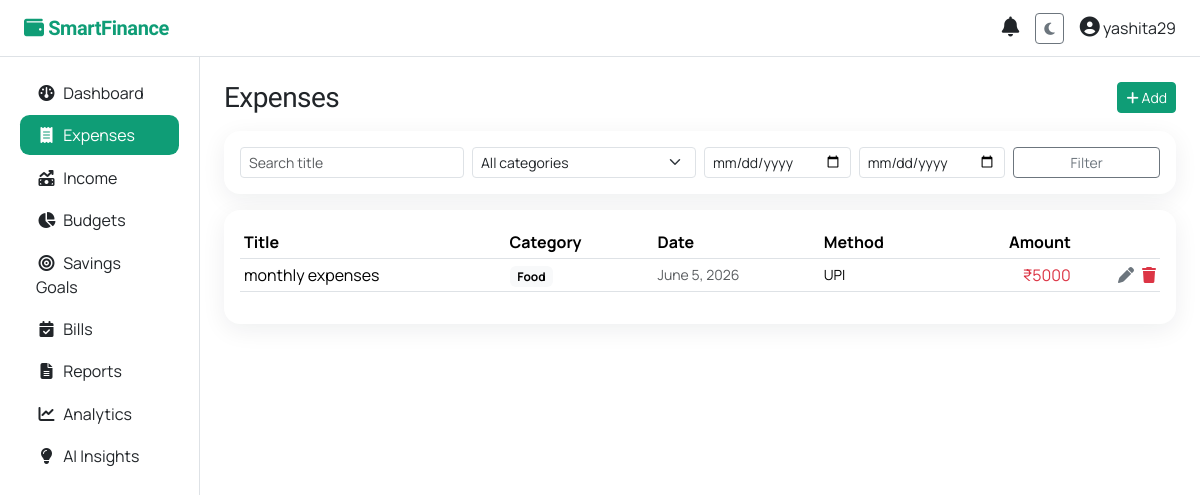
The app's page /expenses/ (signed in) with its own data.
### core/models.py (models this page shows, shortened)
class Expense(models.Model):
    PAYMENT_CHOICES = [
        ("cash", "Cash"), ("card", "Card"), ("upi", "UPI"),
        ("netbanking", "Net Banking"), ("other", "Other"),
    ]
    user = models.ForeignKey(settings.AUTH_USER_MODEL, on_delete=models.CASCADE, related_name="expenses")
    title = models.CharField(max_length=120)
    amount = models.DecimalField(max_digits=12, decimal_places=2)
    category = models.ForeignKey(Category, on_delete=models.PROTECT, related_name="expenses")
    date = models.DateField(default=timezone.now)
    payment_method = models.CharField(max_length=20, choices=PAYMENT_CHOICES, default="upi")
    notes = models.TextField(blank=True)
    receipt = models.ImageField(upload_to="receipts/%Y/%m/", blank=True, null=True)
    created_at = models.DateTimeField(auto_now_add=True)
    class Meta:
        ordering = ["-date", "-created_at"]
        indexes = [
            models.Index(fields=["user", "-date"]),
            models.Index(fields=["user", "category"]),
        ]

class Category(models.Model):
    KIND_EXPENSE = "expense"
    KIND_INCOME = "income"
    KIND_CHOICES = [(KIND_EXPENSE, "Expense"), (KIND_INCOME, "Income")]
    name = models.CharField(max_length=64)
    kind = models.CharField(max_length=10, choices=KIND_CHOICES, default=KIND_EXPENSE)
    icon = models.CharField(max_length=40, blank=True, help_text="Font Awesome class, e.g. 'fa-utensils'")
    class Meta:
        verbose_name_plural = "categories"
        unique_together = ("name", "kind")
        ordering = ["name"]

### core/views.py (the view)
# urls.py: path("expenses/", views.expense_list, name="expense_list"),
@login_required
def expense_list(request):
    qs = Expense.objects.filter(user=request.user).select_related("category")
    q = request.GET.get("q", "").strip()
    cat = request.GET.get("category", "")
    start = request.GET.get("start", "")
    end = request.GET.get("end", "")
    if q:
        qs = qs.filter(title__icontains=q)
    if cat:
        qs = qs.filter(category_id=cat)
    if start:
        qs = qs.filter(date__gte=start)
    if end:
        qs = qs.filter(date__lte=end)
    paginator = Paginator(qs, 20)
    page = paginator.get_page(request.GET.get("page"))
    from core.models import Category
    cats = Category.objects.filter(kind="expense")
    return render(request, "expense_list.html", {
        "page": page, "categories": cats,
        "q": q, "sel_cat": cat, "start": start, "end": end,
    })

### core/context_processors.py (called while the page is built)
def notifications(request):
    if not request.user.is_authenticated:
        return {}
    qs = Notification.objects.filter(user=request.user, is_read=False)
    return {"unread_notifications": qs[:10], "unread_count": qs.count()}

### templates/expense_list.html (shortened to what this page needs)
{% extends "base.html" %}
{% block content %}
<div class="d-flex justify-content-between align-items-center mb-3">
  <h3 class="mb-0">Expenses</h3>
  <a href="{% url 'expense_create' %}" class="btn btn-accent btn-sm"><i class="fa-solid fa-plus"></i> Add</a>
</div>
<div class="card sf-card p-3 mb-3">
  <form class="row g-2" method="get">
    <div class="col-md-3"><input name="q" value="{{ q }}" class="form-control form-control-sm" placeholder="Search title"></div>
    <div class="col-md-3"><select name="category" class="form-select form-select-sm"><option value="">All categories</option></select></div>
    <div class="col-md-2"><input type="date" name="start" value="{{ start }}" class="form-control form-control-sm"></div>
    <div class="col-md-2"><input type="date" name="end" value="{{ end }}" class="form-control form-control-sm"></div>
    <div class="col-md-2"><button class="btn btn-sm btn-outline-secondary w-100">Filter</button></div>
  </form>
</div>
<div class="card sf-card p-3">
  <table class="table table-sm align-middle">
    <thead><tr><th>Title</th><th>Category</th><th>Date</th><th>Method</th><th class="text-end">Amount</th><th></th></tr></thead>
    <tbody>
    {% for e in page %}
      <tr><td>{{ e.title }}</td><td><span class="badge text-bg-light">{{ e.category.name }}</span></td><td class="small text-muted">{{ e.date }}</td><td class="small">{{ e.get_payment_method_display }}</td><td class="text-end text-danger">₹{{ e.amount|floatformat:0 }}</td>
      <td class="text-end"><a href="{% url 'expense_edit' e.pk %}" class="text-secondary me-2"><i class="fa-solid fa-pen"></i></a><a href="{% url 'expense_delete' e.pk %}" class="text-danger"><i class="fa-solid fa-trash"></i></a></td></tr>
    {% empty %}<tr><td colspan="6" class="text-center text-muted py-3">No expenses found.</td></tr>{% endfor %}
    </tbody>
  </table>
</div>
{% endblock %}

### templates/base.html (shortened to what this page needs)
{% load static %}
<!DOCTYPE html>
<html lang="en" data-bs-theme="light">
<head>
  <link href="https://cdn.jsdelivr.net/npm/bootstrap@5.3.3/dist/css/bootstrap.min.css" rel="stylesheet">
  <link href="https://cdnjs.cloudflare.com/ajax/libs/font-awesome/6.5.1/css/all.min.css" rel="stylesheet">
</head>
<body>
{% if user.is_authenticated %}
<nav class="navbar navbar-expand-lg border-bottom sticky-top bg-body">
  <div class="container-fluid px-4">
    <a class="navbar-brand" href="{% url 'dashboard' %}"><i class="fa-solid fa-wallet"></i> SmartFinance</a>
    <div class="ms-auto d-flex align-items-center gap-3">
      <div class="dropdown">
        <a class="position-relative text-body" href="#" data-bs-toggle="dropdown">
          <i class="fa-solid fa-bell fs-5"></i>
        </a>
      </div>
      <button class="btn btn-sm btn-outline-secondary" id="themeToggle" type="button"><i class="fa-solid fa-moon"></i></button>
      <div class="dropdown">
        <a class="text-body text-decoration-none" href="#" data-bs-toggle="dropdown">
          <i class="fa-solid fa-circle-user fs-5"></i> {{ user.username }}
        </a>
      </div>
    </div>
  </div>
</nav>
<div class="container-fluid">
  <div class="row">
    <aside class="col-lg-2 col-md-3 d-none d-md-block py-3 sf-side border-end" style="min-height:90vh">
      <nav class="nav flex-column px-2">
        {% with r=request.resolver_match.url_name %}
        <a class="nav-link {% if r == 'dashboard' %}active{% endif %}" href="{% url 'dashboard' %}"><i class="fa-solid fa-gauge"></i>Dashboard</a>
        <a class="nav-link {% if 'expense' in r %}active{% endif %}" href="{% url 'expense_list' %}"><i class="fa-solid fa-receipt"></i>Expenses</a>
        <a class="nav-link {% if 'income' in r %}active{% endif %}" href="{% url 'income_list' %}"><i class="fa-solid fa-money-bill-trend-up"></i>Income</a>
        <a class="nav-link {% if 'budget' in r %}active{% endif %}" href="{% url 'budget_list' %}"><i class="fa-solid fa-chart-pie"></i>Budgets</a>
        <a class="nav-link {% if 'goal' in r %}active{% endif %}" href="{% url 'goal_list' %}"><i class="fa-solid fa-bullseye"></i>Savings Goals</a>
        <a class="nav-link {% if 'bill' in r %}active{% endif %}" href="{% url 'bill_list' %}"><i class="fa-solid fa-calendar-check"></i>Bills</a>
        <a class="nav-link {% if r == 'reports' %}active{% endif %}" href="{% url 'reports' %}"><i class="fa-solid fa-file-lines"></i>Reports</a>
        <a class="nav-link {% if r == 'analytics' %}active{% endif %}" href="{% url 'analytics' %}"><i class="fa-solid fa-chart-line"></i>Analytics</a>
        <a class="nav-link {% if r == 'insights' %}active{% endif %}" href="{% url 'insights' %}"><i class="fa-solid fa-lightbulb"></i>AI Insights</a>
        {% endwith %}
      </nav>
    </aside>
    <main class="col-lg-10 col-md-9 py-4 px-4">
      {% block content %}{% endblock %}
    </main>
  </div>
</div>
{% else %}
  {% block public %}{% endblock %}
{% endif %}
</body>
</html>

### templates/base.html (style rules this page uses)
:root { --sf-accent:#0f9d76; --sf-accent-2:#0b6e63; --sf-ink:#0d1b2a; --sf-display:'Sora',sans-serif; --sf-body:'Manrope',sans-serif; }
body { font-family:var(--sf-body); }
h1,h2,h3,h4,.navbar-brand { font-family:var(--sf-display);letter-spacing:-.02em; }
.navbar-brand { color:var(--sf-accent)!important;font-weight:700; }
.sf-card { border:none;border-radius:1rem;box-shadow:0 6px 24px rgba(13,27,42,.07); }
.btn-accent { background:var(--sf-accent);border-color:var(--sf-accent);color:#fff; }
.sf-side .nav-link { border-radius:.6rem;color:inherit;margin-bottom:.15rem; }
.sf-side .nav-link.active { background:var(--sf-accent);color:#fff; }
.sf-side .nav-link i { width:1.3rem;text-align:center;margin-right:.4rem; }

### records on screen
Expense: title "monthly expenses", category.name "Food", date "June 5, 2026", payment_method "UPI", amount "5000"

### other values on screen
{{ user.username }} "yashita29"
